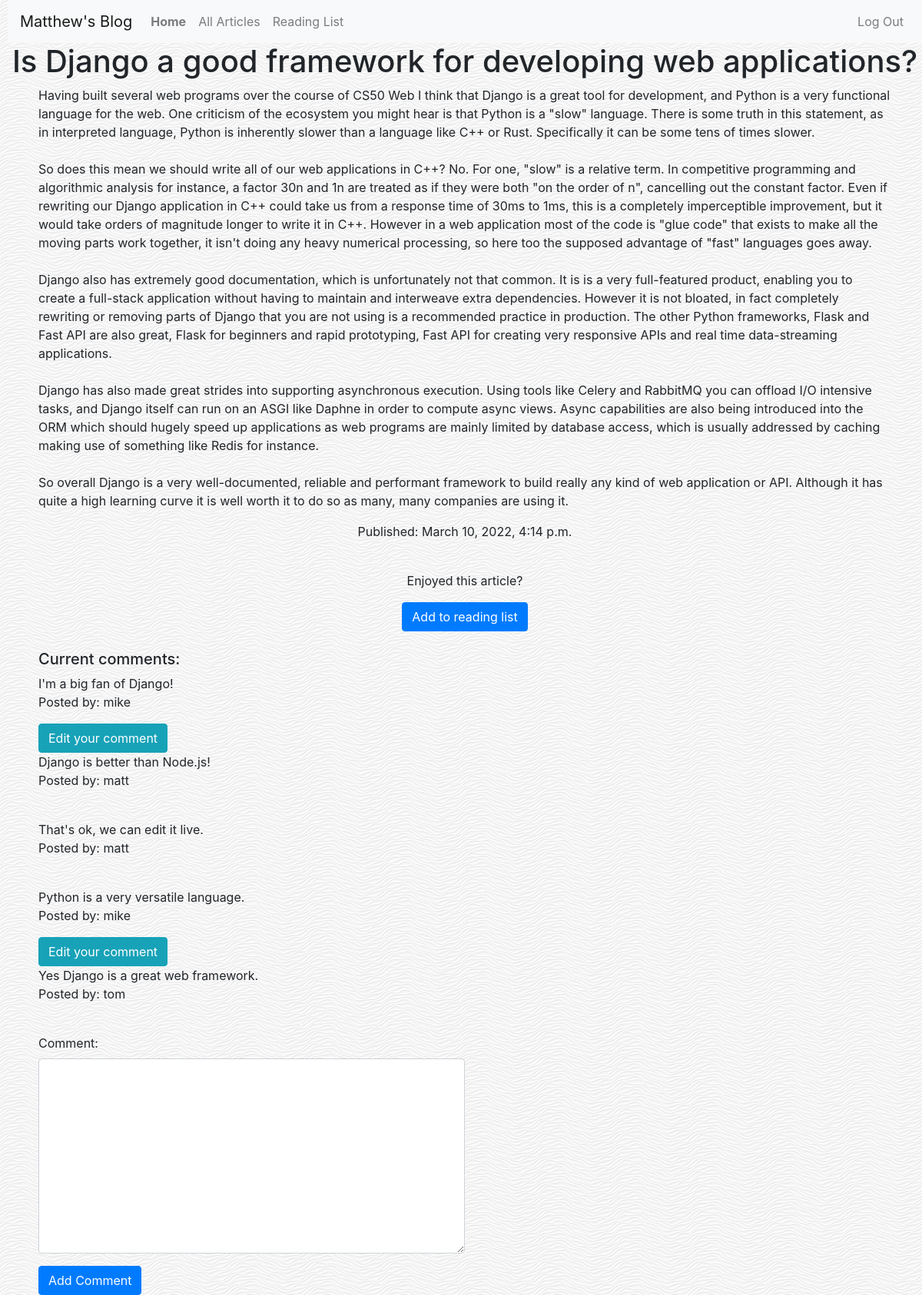
Page /blog/articles/4 (signed in) on the committed database.
### blog/models.py (models this page shows)
class Article(models.Model):
    title = models.CharField(max_length=100)
    body = models.TextField()
    date_published = models.DateTimeField(auto_now_add=True)

class Comments(models.Model):
    contents = models.CharField(max_length=255)
    user = models.ForeignKey(User, on_delete=models.CASCADE)
    post = models.ForeignKey(Article, default=None, on_delete=models.CASCADE)

class User(AbstractUser):
    pass

### blog/views.py (the view, shortened to what this page needs)
# urls.py: path("articles/<pk>", views.detailarticle, name="article_detail"),
def detailarticle(request, pk):
    article = Article.objects.get(id=pk)
    comments_for_post = Comments.objects.filter(post_id=pk)
    commentsform = CommentsForm()
    if request.method == 'GET':
        commentsform = CommentsForm()
    if(request.GET.get('addreadinglist')):
        foo = Reading_List()
        foo.user = request.user
        foo.savedpost = article
        foo.save()
        return HttpResponseRedirect(reverse('readinglist'))
    user = request.user
    if user.is_authenticated:
        readinglistvalidate = article.reading_list_set.filter(user=user)
        context = {
            "article": article,
            "comments": comments_for_post,
            "commentsform": commentsform,
            "readinglist": readinglistvalidate
        }
        return render(request, "blog/article_detail.html", context)

### blog/forms.py
class CommentsForm(ModelForm):
    class Meta:
        model = Comments
        fields = ['contents']
        widgets = {
            'contents': forms.Textarea(attrs={'class': 'form-control'}),
        }
        labels = {
            'contents': 'Comment'
        }

### blog/templates/blog/article_detail.html (shortened to what this page needs)
{% extends "blog/layout.html" %}
{% block body %}
    <h1 style="text-align: center">{{ article.title }}</h1>
    <div class="container">
    <p style="white-space: pre-line">{{ article.body }}</p>
    </div>
    <p style="text-align: center">Published: {{ article.date_published }}</p><br>
    {% if user.is_authenticated %}
        {% if not readinglist %}
    <div style="text-align: center">
        <p style="text-align: center">Enjoyed this article?</p>
        <form method="get" id="readingbtn">
            <input type="submit" class="btn btn-primary" value="Add to reading list" name="addreadinglist">
        </form>
    </div> <br>
        {% endif %}
    {% endif %}
    <div class="container">
    <h5>Current comments:</h6>
    {% for comment in comments %}
       <p id="{{comment.id}}" style="margin-bottom: 0px">{{ comment.contents }}</p>
       <p>Posted by: {{comment.user}}</p>
       {% if comment.user == user %}
       <button class="btn btn-info" id="editbutton" onclick="edit(this)">Edit your comment</button>
       {% endif %}
       <br>
    {% endfor %}
    </div>
    {% if user.is_authenticated %}
    <div class="container">
        <div>
            <div>
        <form method="post">
            {{ commentsform.as_p }}
        <button type="submit" class="btn btn-primary" name="save_comment">Add Comment</button>
            </div>
        </div>
    </div>
    {% endif %}
{% endblock %}

### blog/static/blog/styles.css (style rules this page uses)
body { margin-left: 10px; background-image: url("/static/blog/white-waves.png"); }
form { width: 50%; }
#readingbtn { width: 100%; }

### rows in the picture
Article: title "Is Django a good framework for developing web applications?", body "Having built several web programs over the course of CS50 Web I think that Django is a great tool for development, and Python is a very functional language for the web. One criticism of the ecosystem you might hear is that Python is a \"slow\" language. There is some truth in this statement, as in interpreted language, Python is inherently slower than a language like C++ or Rust. Specifically it can be some tens of times slower. So does this mean we should write all of our web applications in C++? No. For one, \"slow\" is a relative term. In competitive programming and algorithmic analysis for instance, a factor 30n and 1n are treated as if they were both \"on the order of n\", cancelling out the…", date_published "March 10, 2022, 4:14 p.m."
Comments: contents "I'm a big fan of Django!", user "mike", shows "Edit your comment"
Comments: contents "Django is better than Node.js!", user "matt"
Comments: contents "That's ok, we can edit it live.", user "matt"
Comments: contents "Python is a very versatile language.", user "mike", shows "Edit your comment"
Comments: contents "Yes Django is a great web framework.", user "tom"
